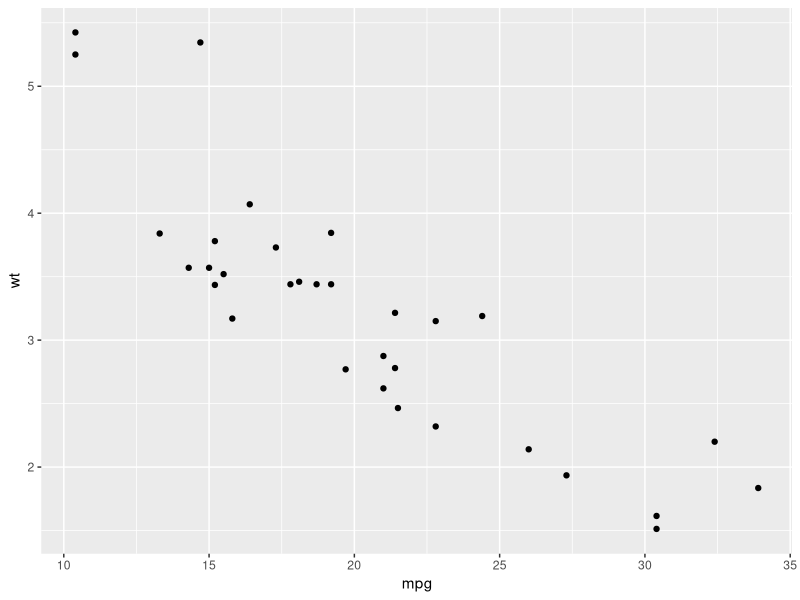
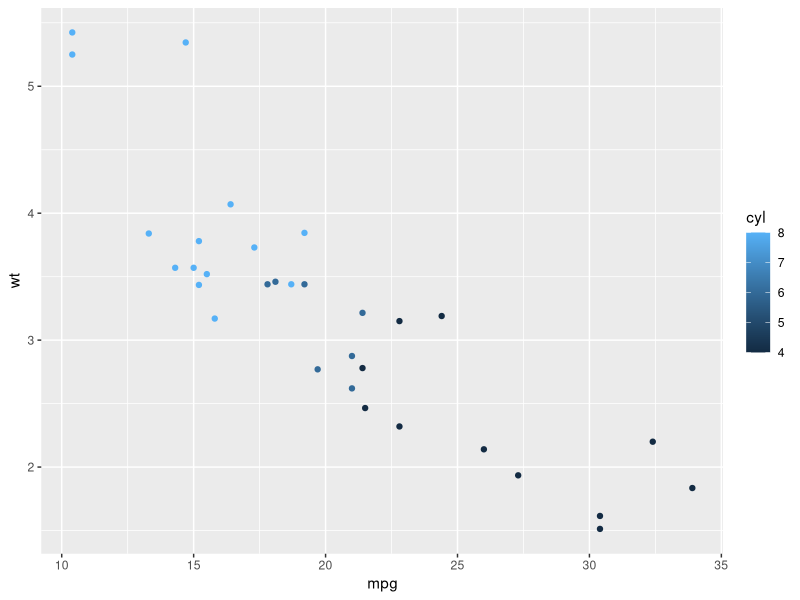
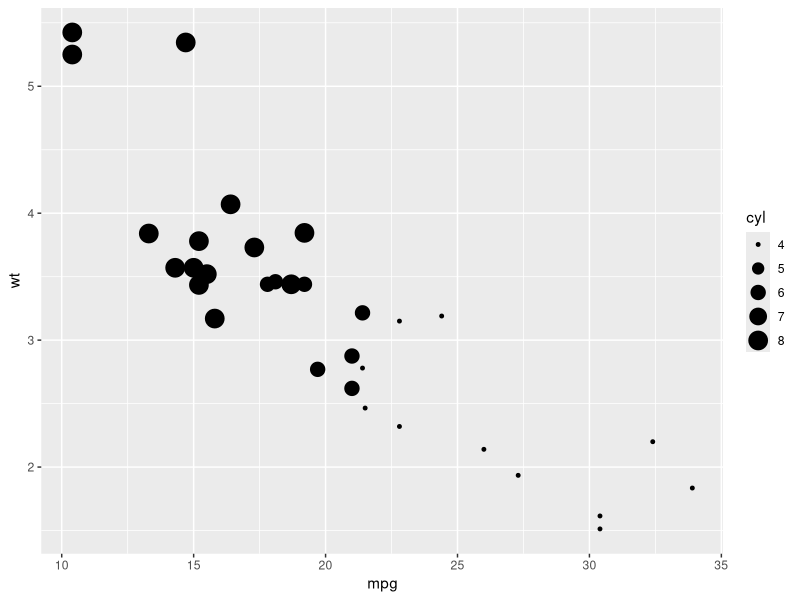
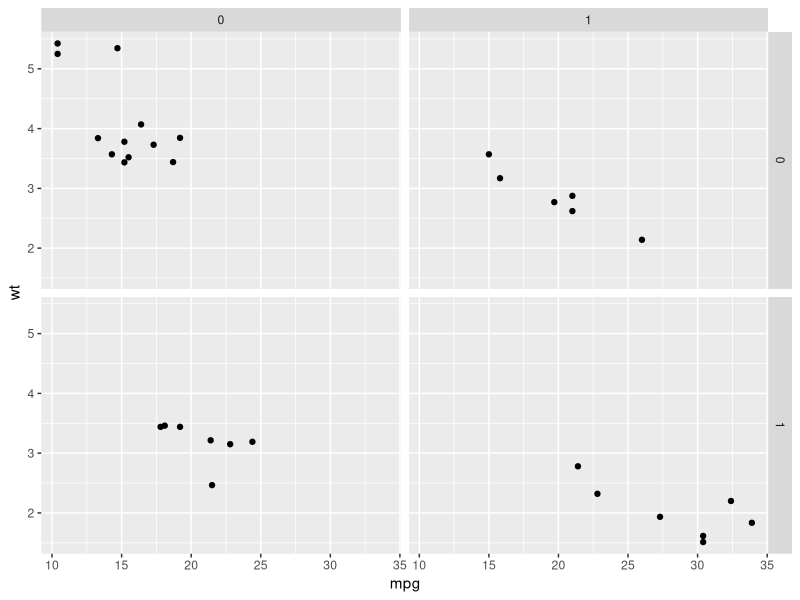
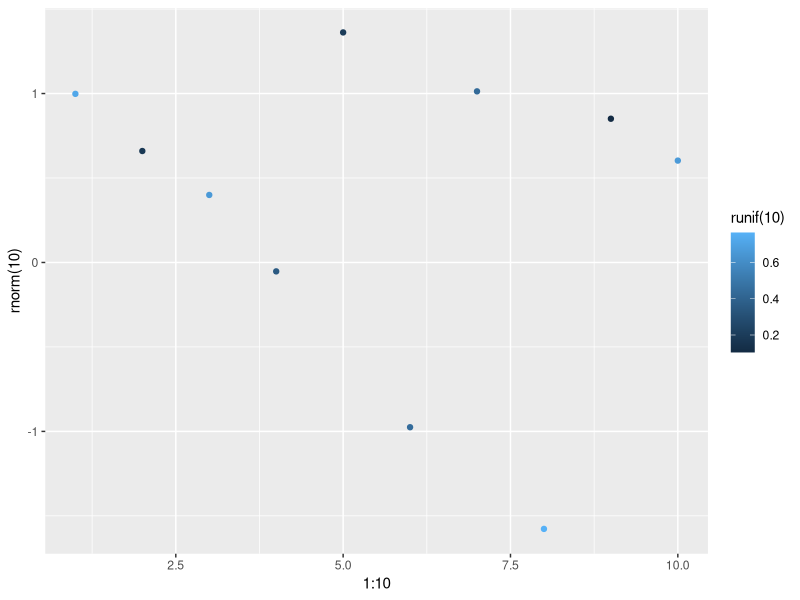
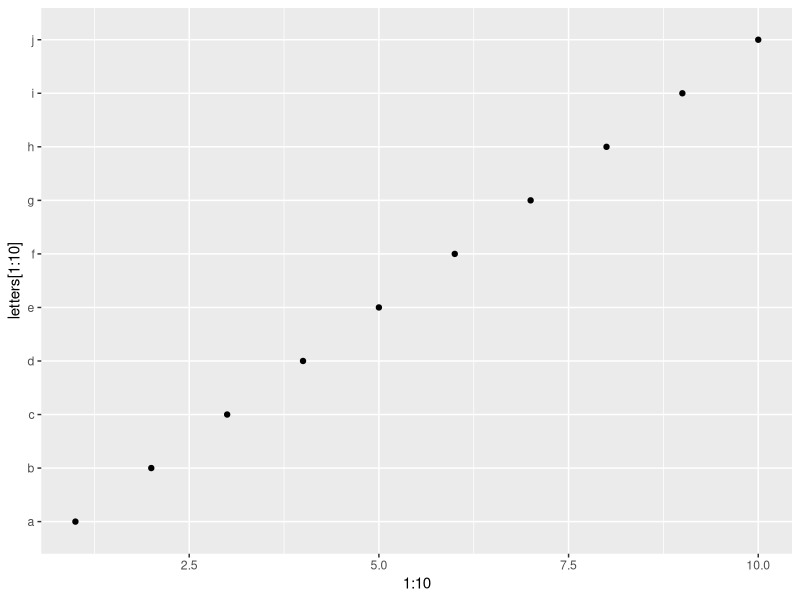
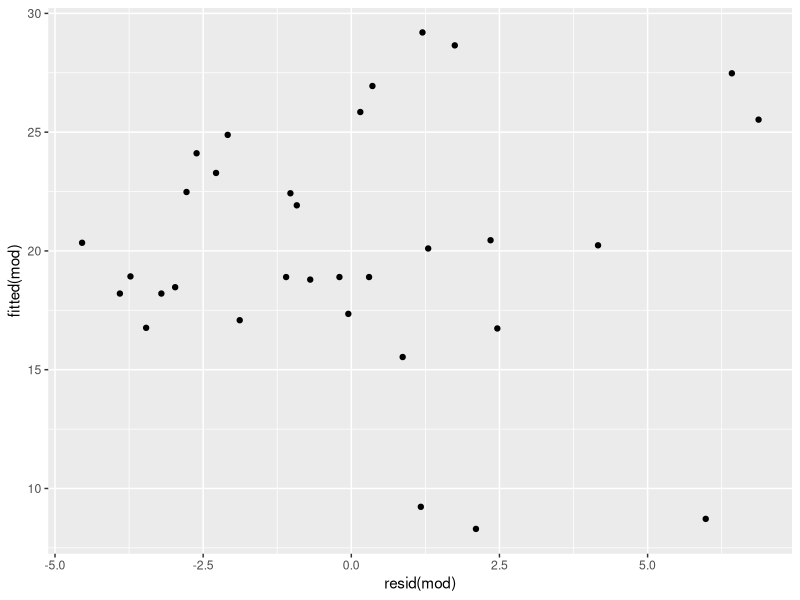
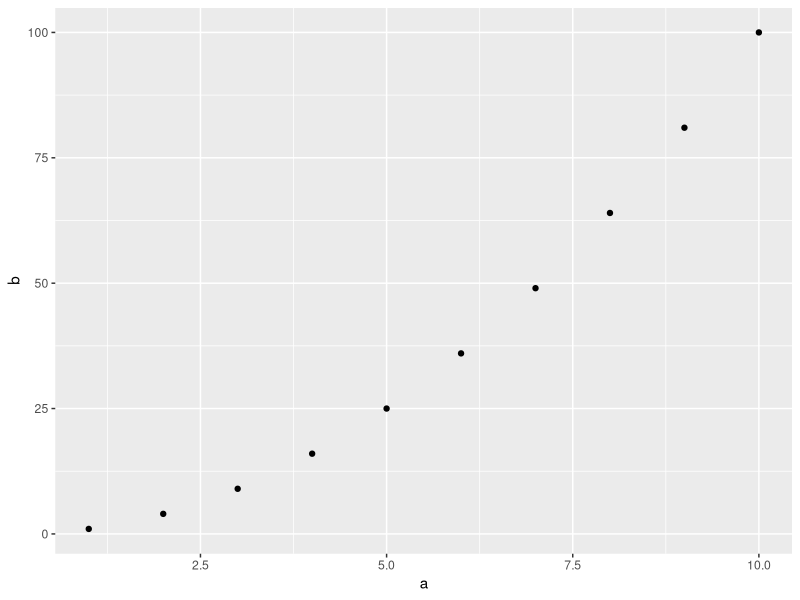

Reproduce these figures in R, in order.
library(ggplot2)


### Name: qplot
### Title: Quick plot
### Aliases: qplot quickplot

### ** Examples

# Use data from data.frame
qplot(mpg, wt, data = mtcars)
qplot(mpg, wt, data = mtcars, colour = cyl)
qplot(mpg, wt, data = mtcars, size = cyl)
qplot(mpg, wt, data = mtcars, facets = vs ~ am)

## No test: 
qplot(1:10, rnorm(10), colour = runif(10))
qplot(1:10, letters[1:10])
mod <- lm(mpg ~ wt, data = mtcars)
qplot(resid(mod), fitted(mod))

f <- function() {
   a <- 1:10
   b <- a ^ 2
   qplot(a, b)
}
f()

# To set aesthetics, wrap in I()
qplot(mpg, wt, data = mtcars, colour = I("red"))

# qplot will attempt to guess what geom you want depending on the input
# both x and y supplied = scatterplot
qplot(mpg, wt, data = mtcars)
# just x supplied = histogram
qplot(mpg, data = mtcars)
# just y supplied = scatterplot, with x = seq_along(y)
qplot(y = mpg, data = mtcars)

# Use different geoms
qplot(mpg, wt, data = mtcars, geom = "path")
qplot(factor(cyl), wt, data = mtcars, geom = c("boxplot", "jitter"))
qplot(mpg, data = mtcars, geom = "dotplot")
## End(No test)
